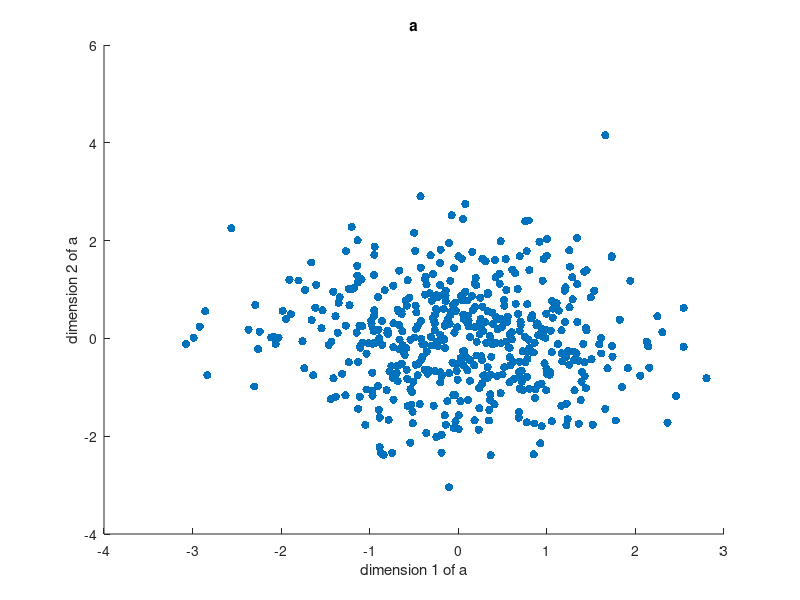
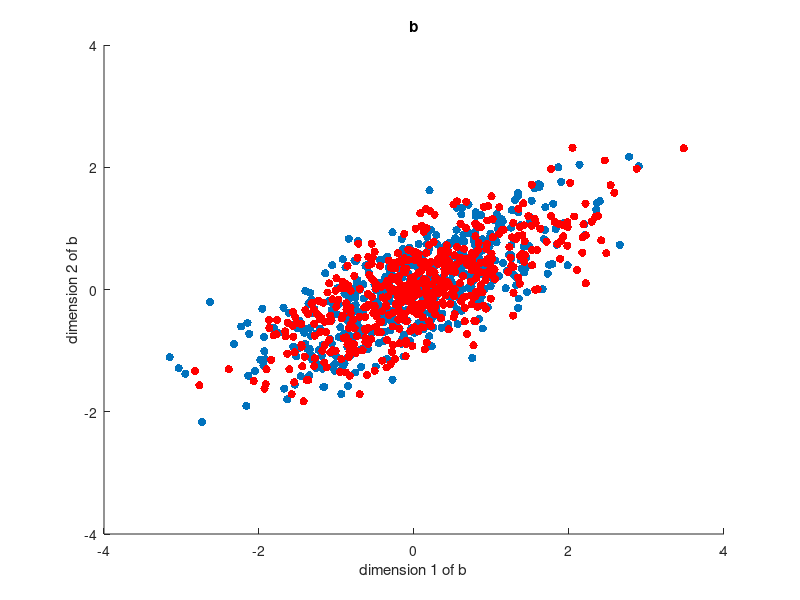
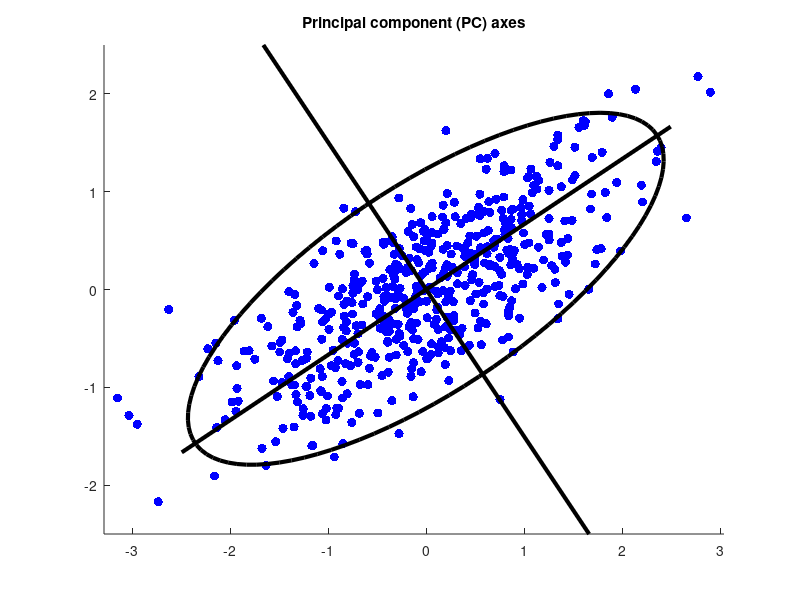
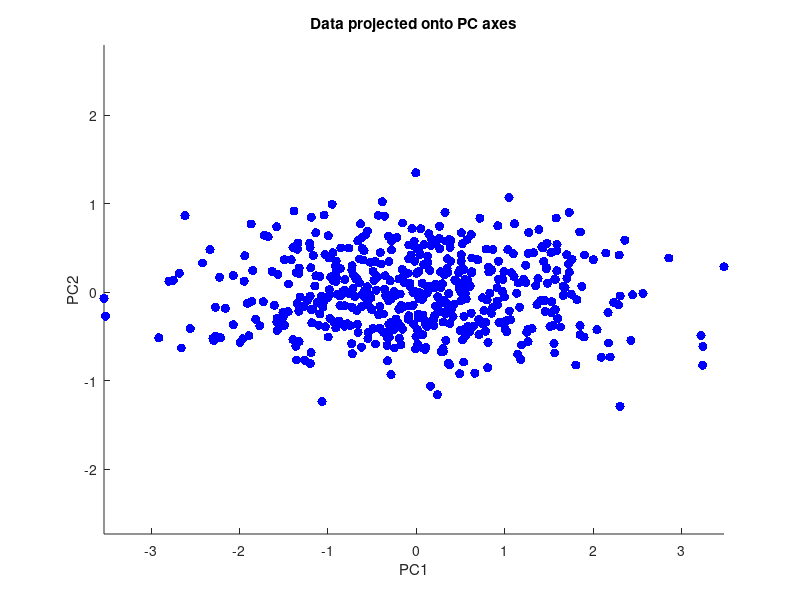

Write MATLAB code to recreate these figures, in order.
%example from book "Matlab for Neuroscientists" (Ch. 19 PCA)

%Covariance
clear all; close all; clc

%Here, we're creating two variables with two columns (dimensions). a will be
%uncorrelated, but b will have significant correlation between the two
%dimensions.
n = 500;                    %n = number of datapoints
a(:,1)=normrnd(0,1,n,1);    %n random gaussian values with mean 0, SD 1
a(:,2)=normrnd(0,1,n,1);
b(:,1)=normrnd(0,1,n,1);
%for b, the 2nd dimension is correlated with 1st
b(:,2)=b(:,1)*0.5+0.5*normrnd(0,1,n,1); 

figure(1); hold on
plot(a(:,1),a(:,2),'.','markersize',18)
title('a')
xlabel('dimension 1 of a')
ylabel('dimension 2 of a')

figure(2); hold on
plot(b(:,1),b(:,2),'.','markersize',18)
axis([-4 4 -4 4])
title('b')
xlabel('dimension 1 of b')
ylabel('dimension 2 of b')

var(a(:,1))
c=a(:,1)-mean(a(:,1));
c'*c/(n-1)

%calculate covariance matrix: should give you same answers
cov(a)
c=a-repmat(mean(a),n,1);
c'*c/(n-1)

sigma=cov(b)                %Compute the covariance matrix of b (matrix with correlated data)
%Generate new zero-mean noise with the same covariance matrix
b2=mvnrnd([0,0],sigma,n);   %mvnrnd draws samples from a multivariate normal

%Plot new correlated noise structure (b2) on top of correlated noise
%generated earlier (b). Did covariance matrix adequately capture the 
%structure of data? 
figure(2); hold on
plot(b2(:,1),b2(:,2),'.r','markersize',18)

%% PCA

[V,D] = eig(sigma)  %V = eigenvectors, D = eigenvalues for covariance matrix sigma
%The eigenvectors are rows of V, and their order is determined by magnitude
%of eigenvalues (D), from biggest to smallest

figure(3); hold on
plot(b(:,1),b(:,2),'b.','markersize',20);                           %plot correlated noise                 
plot(3*[-V(1,1) V(1,1)],3*[-V(1,2) V(1,2)],'k','linewidth',3)     %plot axis in direction of 1st eigenvector
plot(3*[-V(2,1) V(2,1)],3*[-V(2,2) V(2,2)],'k','linewidth',3)     %plot axis in direction of 2nd eigenvector
axis('equal')
title('Principal component (PC) axes')

V2(:,1) = V(:,2);   %place 1st PC in 1st col
V2(:,2) = V(:,1);   %place 2nd PC in second col
newB = b*V2;        %Project data on PC coordinates

figure(4); hold on
plot(newB(:,1),newB(:,2),'.b','markersize',20)
title('Data projected onto PC axes')
xlabel('PC1')
ylabel('PC2')
axis('equal')

[coeff,score,latent] = pca(b); %compute principal components of data in b
%eigenvectors are stored in cols of coeff, eigenvalues are in latent, and
%transformed data (old data projected onto new PC axes) are stored in
%score. eigenvectors are ordered beginning with PC1 in descending order.
%Check these values against V,D above.

%But, wait! We haven't done any dimensionality reduction? If you wanted to
%reduce these 2D data down to 1, you would get rid of PC2 by projecting
%data onto PC1 [b*V2(:,1)], which is the same as just looking at first
%column of newB -- check it out! You might get a value slightly greater
%than 0 simply because of rounding error.

%How much variance is captured? Simply normalize your eigenvalues to see
%how much of the variance is captured by its corresponding eigenvector.
%Let's try it:
varCaptured = latent./sum(latent)

%This means you can compress data down to 1 dimension and only lose ~12-13%
%of the variation

%% Error ellipse

%Draw error ellipses (we'll go over if there's time; otherwise, check out: 
%https://www.visiondummy.com/2014/04/draw-error-ellipse-representing-covariance-matrix/)

%Calculate angle between x-axis and largest eigenvector (first PC)
angle = atan2(coeff(2,1),coeff(1,1));

%The angle is between -pi and pi. Shift so that it's between 0 and 2pi.
if angle < 0
    angle = angle + 2*pi;
end

%Get coords of data mean (should be close to [0,0])
X0 = mean(b(:,1));
Y0 = mean(b(:,2));

%Get 95% CI error ellipse
%check website for explanation of why we scale by this value. In brief,
%though: "The sum of squared Gaussian data points is known to be 
%distributed according to a Chi-Square distribution. A Chi-Square 
%distribution is defined in terms of ?degrees of freedom?, which represent 
%the number of unknowns. In our case there are two unknowns, and therefore 
%two degrees of freedom." Use a look-up table to get critical chi-square
%value (or use Matlab function). 
chisquareVal = 2.4477; 
theta_grid = linspace(0,2*pi);
phi = angle;
%scaling factors to stretch ellipse by - using eignevalues bc that's
%variance along PC axes
scale1 = chisquareVal*sqrt(latent(1));  
scale2 = chisquareVal*sqrt(latent(2));

%The ellipse in x and y coordinates (meaning, not rotated appropriately
%yet)
ellipse_x_r = scale1*cos(theta_grid);
ellipse_y_r = scale2*sin(theta_grid);

%Define a rotation matrix
R = [cos(phi) sin(phi); -sin(phi) cos(phi)];

%Rotate the ellipse to appropriate angle phi
r_ellipse = [ellipse_x_r; ellipse_y_r]' * R;

%Draw the error ellipse
figure(3)
plot(r_ellipse(:,1) + X0, r_ellipse(:,2) + Y0, 'k', 'linewidth', 3)

